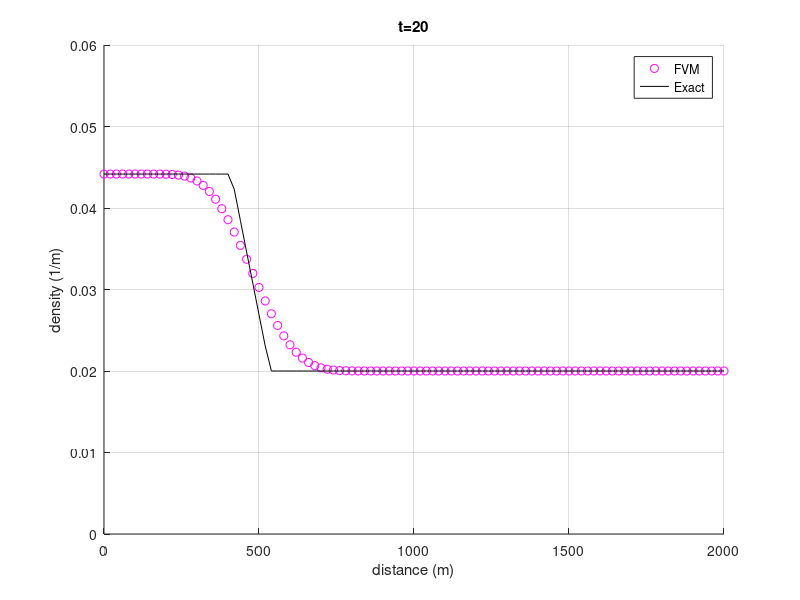

Write MATLAB code to recreate this figure.
% Script: convect1d.m
clear all;

%set constants
v_max = 33;     % m/s
p_max = 0.25;   % car/m
flux_l = 1.2;   % car/s
p_L = p_max/2 - .5*(p_max^2-4*p_max*flux_l/v_max)^(1/2);     % Left boundary density
p_R = 0.02;     % Right boundary density

% Set-up grid
xL = 0;
xR = 2000;
Nx = 100;       % number of cells
x = linspace(xL,xR,Nx+1);

% Calculate midpoint of each cell. 
xmid = zeros(1,Nx);
for i = 1:1:Nx
    xmid(i) = (.5)*(x(i) + x(i+1));
end % for i = 1:1:Nx

% Calculate cell size. We assume that each cell is the same size
dx = x(2) - x(1);

% Set shock velocity
a = ((1-p_L/p_max)*v_max*p_L - (1-p_R/p_max)*v_max*p_R)/(p_L-p_R);

% Set final time
tfinal = 20;

% Set timestep
CFL = 0.5;
dt = CFL*dx/v_max;
t=0;

% Set initial condition to p0 = 0.02 (1/m)
P = zeros(1,Nx);       % Density in each cell
for i = 1:1:Nx
    P(i) = .02;
end % for i = 1:1:numel(xmid)

% Initialize exact solution array
P_Exact=zeros(size(P));         % Exact density in each cell (at midpoints)

% Loop until t > tfinal
while (t < tfinal)
    Pbc = [p_L, P, p_R]; % This enforces the bc
    P_j_half = zeros(1,Nx+2);
    
    % Set p_j+(1/2) for each boundary
    for i = 1:1:(Nx+1)
        if (Pbc(i) >= Pbc(i+1) && Pbc(i) < p_max/2)
            P_j_half(i) = Pbc(i);
            
        elseif(Pbc(i) > p_max/2 && Pbc(i+1) <= p_max/2)
            P_j_half(i) = p_max/2;
            
        elseif(Pbc(i) >= Pbc(i+1) && Pbc(i+1) >= p_max/2)
            P_j_half(i) = Pbc(i+1);
            
        elseif(Pbc(i) < Pbc(i+1) && Pbc(i) + Pbc(i+1) <= p_max)
            P_j_half(i) = Pbc(i);
            
        elseif(Pbc(i) < Pbc(i+1) && Pbc(i) + Pbc(i+1) > p_max)
            P_j_half(i) = Pbc(i+1);
        end
    end % for i = 1:1:(Nx+1)
    
    % Use P_j+(1/2) to caculate q_j+(1/2) at each boundary 
    Q_j_half = zeros(1,Nx+1);
    for i = 1:1:(Nx+1)
        Q_j_half(i) = (1-P_j_half(i)/p_max)*v_max*P_j_half(i);
    end % for i = 1:1:(Nx+1)
    
    % Update P for all interior elements of Pbc
    for i = 2:1:(Nx+1)
        P(i-1) = P(i-1) + (dt/dx)*(Q_j_half(i-1) - Q_j_half(i));
    end % for i = 2:1:(Nx+2)

    %calculate exact solution at this time step
        for i=1:length(P_Exact)
          if (i-1/2)*dx/t <= (1-2*p_L/p_max)*v_max
              P_Exact(i) = p_L;
          elseif (1-2*p_L/p_max)*v_max < (i-1/2)*dx/t && (i-1/2)*dx/t < (1-2*p_R/p_max)*v_max
              P_Exact(i) = 0.5*p_max*(1-(i-1/2)*dx/(v_max*t));
          else
              P_Exact(i) = p_R;
          end
        end

    % Increment time
    t = t + dt;

    % Plot current solution
    figure(1);
    clf;    
    hold on;        % hold on
    grid on;        % grid on

    plot(x,[P, P(Nx)],'mo');
    plot(x,[P_Exact, P_Exact(Nx)],'k-');
        axis([xL, xR, 0, 0.06]);
        legend('FVM','Exact');
        title(['t=',num2str(t)]);
        ylabel('density (1/m)');
        xlabel('distance (m)');
    drawnow;
    hold off;
end % while(t < tfinal)
